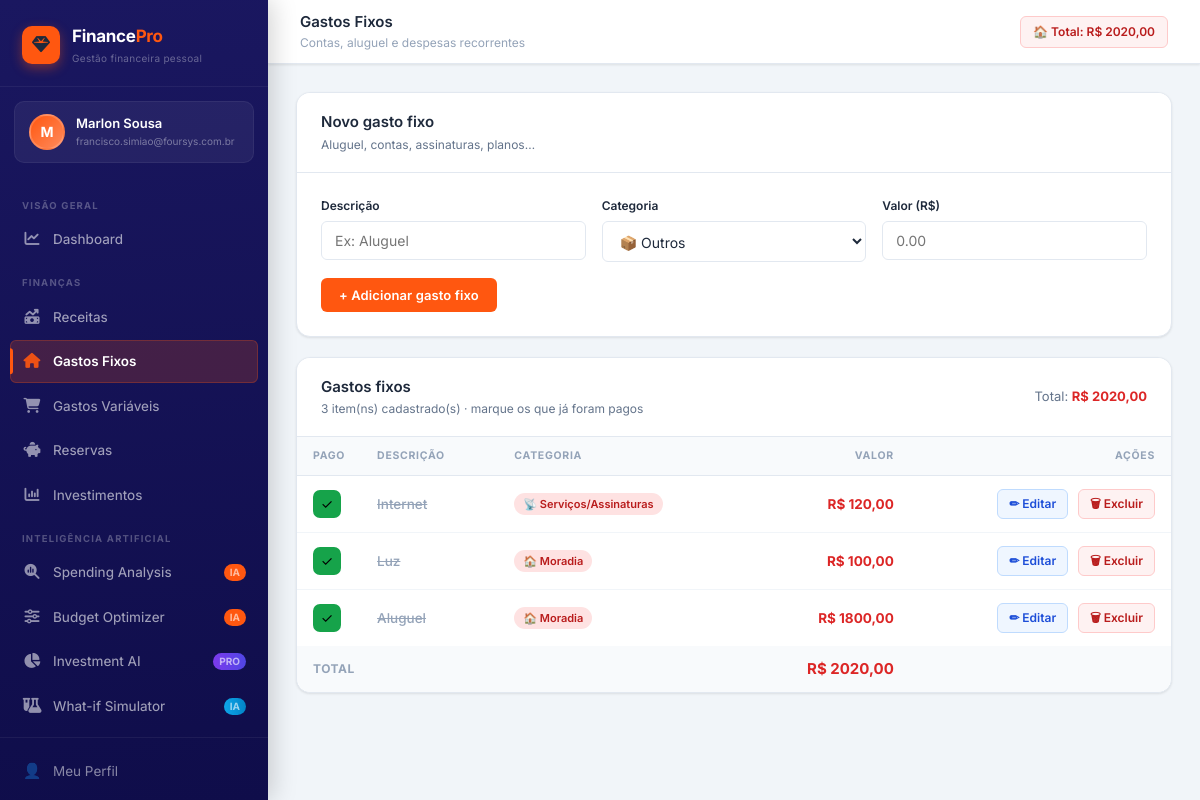
Page /gastos-fixos/ (signed in) on the committed database.
### accounts/models.py (models this page shows, shortened)
class User(AbstractBaseUser, PermissionsMixin):
    email = models.EmailField(unique=True, verbose_name='E-mail')
    first_name = models.CharField(max_length=100, verbose_name='Nome')
    last_name = models.CharField(max_length=100, blank=True, verbose_name='Sobrenome')
    photo = models.ImageField(
        upload_to='photos/',
        null=True, blank=True,
        verbose_name='Foto do perfil'
    )
    is_active = models.BooleanField(default=True)
    is_staff = models.BooleanField(default=False)
    date_joined = models.DateTimeField(auto_now_add=True)
    objects = UserManager()
    USERNAME_FIELD = 'email'
    REQUIRED_FIELDS = ['first_name']
    class Meta:
        verbose_name = 'Usuário'
        verbose_name_plural = 'Usuários'
    def get_full_name(self):
        return f'{self.first_name} {self.last_name}'.strip()

### finance/models.py (models this page shows, shortened)
class GastoFixo(models.Model):
    CAT_CHOICES = [
        ('moradia',    '🏠 Moradia'),
        ('transporte', '🚗 Transporte'),
        ('saude',      '💊 Saúde'),
        ('educacao',   '📚 Educação'),
        ('servicos',   '📡 Serviços/Assinaturas'),
        ('seguros',    '🛡️ Seguros'),
        ('outros',     '📦 Outros'),
    ]
    user       = models.ForeignKey(settings.AUTH_USER_MODEL, on_delete=models.CASCADE, related_name='gastos_fixos')
    nome       = models.CharField(max_length=200, verbose_name='Descrição')
    categoria  = models.CharField(max_length=30, choices=CAT_CHOICES, default='outros', verbose_name='Categoria')
    valor      = models.DecimalField(max_digits=12, decimal_places=2, verbose_name='Valor (R$)')
    pago       = models.BooleanField(default=False, verbose_name='Pago este mês')
    criado     = models.DateTimeField(auto_now_add=True)
    class Meta:
        verbose_name = 'Gasto Fixo'
        verbose_name_plural = 'Gastos Fixos'
        ordering = ['-criado']

### finance/views.py (the view)
# urls.py: path('gastos-fixos/',                     views.gastos_fixos,        name='gastos_fixos'),
@login_required
def gastos_fixos(request):
    form = GastoFixoForm(request.POST or None)
    if request.method == 'POST' and form.is_valid():
        obj = form.save(commit=False)
        obj.user = request.user
        obj.save()
        messages.success(request, 'Gasto fixo adicionado!')
        return redirect('gastos_fixos')
    items = request.user.gastos_fixos.all()
    total = items.aggregate(t=Sum('valor'))['t'] or Decimal('0')
    return render(request, 'finance/gastos_fixos.html', {
        'form': form, 'items': items, 'total': total, 'page': 'fixos'
    })

### finance/forms.py
class GastoFixoForm(forms.ModelForm):
    class Meta:
        model = GastoFixo
        fields = ['nome', 'categoria', 'valor']
        widgets = {
            'nome':      forms.TextInput(attrs={**_input, 'placeholder': 'Ex: Aluguel'}),
            'categoria': forms.Select(attrs=_select),
            'valor':     forms.NumberInput(attrs={**_input, 'placeholder': '0.00', 'step': '0.01', 'min': '0'}),
        }
        labels = {'nome': 'Descrição', 'categoria': 'Categoria', 'valor': 'Valor (R$)'}

### templates/finance/gastos_fixos.html (shortened to what this page needs)
{% extends 'base.html' %}
{% block page_title %}Gastos Fixos{% endblock %}
{% block page_sub %}Contas, aluguel e despesas recorrentes{% endblock %}
{% block header_right %}
<div class="header-chip" style="background:#fef2f2;border-color:#fecaca;color:#b91c1c;font-weight:600">
  🏠 Total: R$ {{ total|floatformat:2 }}
</div>
{% endblock %}
{% block content %}
<div class="section-card">
  <div class="section-header">
    <div class="section-header-text">
      <h3>Novo gasto fixo</h3>
      <p>Aluguel, contas, assinaturas, planos…</p>
    </div>
  </div>
  <div class="section-body">
    <form method="post" novalidate>
      <div class="form-row">
        {% for field in form %}
        <div class="form-group">
          <label for="{{ field.id_for_label }}">{{ field.label }}</label>
          {{ field }}
        </div>
        {% endfor %}
      </div>
      <div class="form-actions">
        <button type="submit" class="btn btn-primary">+ Adicionar gasto fixo</button>
      </div>
    </form>
  </div>
</div>
<div class="section-card">
  <div class="section-header">
    <div class="section-header-text">
      <h3>Gastos fixos</h3>
      <p>{{ items|length }} item(ns) cadastrado(s) · marque os que já foram pagos</p>
    </div>
    <div class="section-header-meta">
      Total: <strong class="text-danger">R$ {{ total|floatformat:2 }}</strong>
    </div>
  </div>
  {% if items %}
  <div class="table-wrap">
    <table>
      <thead>
        <tr>
          <th style="width:44px">Pago</th>
          <th>Descrição</th>
          <th>Categoria</th>
          <th class="text-right">Valor</th>
          <th class="text-right">Ações</th>
        </tr>
      </thead>
      <tbody>
        {% for r in items %}
        <tr id="row-{{ r.pk }}" class="{% if r.pago %}row-paid{% endif %}" style="{% if r.pago %}opacity:.6{% endif %}transition:opacity .2s">
          <td>
            <button
              onclick="togglePago({{ r.pk }}, this)"
              title="{% if r.pago %}Desmarcar como pago{% else %}Marcar como pago{% endif %}"
              style="width:28px;height:28px;border-radius:7px;border:2px solid {% if r.pago %}var(--success){% else %}var(--border){% endif %};background:{% if r.pago %}var(--success){% else %}white{% endif %};cursor:pointer;display:flex;align-items:center;justify-content:center;font-size:14px;transition:all .18s;flex-shrink:0"
              data-pago="{{ r.pago|yesno:'true,false' }}"
            >
              {% if r.pago %}✓{% else %}&nbsp;{% endif %}
            </button>
          </td>
          <td style="font-weight:500">
            <span id="nome-{{ r.pk }}" style="{% if r.pago %}text-decoration:line-through;color:var(--text-muted){% endif %}">{{ r.nome }}</span>
          </td>
          <td><span class="badge b-fixed">{{ r.get_categoria_display }}</span></td>
          <td class="text-right font-bold text-danger">R$ {{ r.valor|floatformat:2 }}</td>
          <td class="text-right" style="white-space:nowrap">
            <a href="{% url 'gasto_fixo_edit' r.pk %}" class="btn-icon-edit">✏ Editar</a>
            <a href="{% url 'gasto_fixo_delete' r.pk %}" class="btn-icon-del" style="margin-left:6px">🗑 Excluir</a>
          </td>
        </tr>
        {% endfor %}
      </tbody>
      <tfoot>
        <tr style="background:var(--surface-2)">
          <td colspan="3" style="padding:12px 16px;font-size:12px;font-weight:700;color:var(--text-muted);text-transform:uppercase;letter-spacing:.5px">Total</td>
          <td class="text-right" style="padding:12px 16px;font-size:15px;font-weight:700;color:var(--danger)">R$ {{ total|floatformat:2 }}</td>
          <td></td>
        </tr>
      </tfoot>
    </table>
  </div>
  {% else %}
  <div class="empty">
    <div class="empty-icon">🏠</div>
    <h3>Nenhum gasto fixo cadastrado</h3>
    <p>Adicione aluguel, internet, planos de saúde<br>e outras despesas recorrentes.</p>
  </div>
  {% endif %}
</div>
{% endblock %}

### templates/base.html (shortened to what this page needs)
<!DOCTYPE html>
<html lang="pt-BR">
<head>
<link rel="stylesheet" href="https://cdnjs.cloudflare.com/ajax/libs/font-awesome/6.5.0/css/all.min.css">
</head>
<body>
<div class="layout">
  <aside class="sidebar" id="sidebar">
    <div class="sidebar-logo">
      <div class="sidebar-logo-icon">
        <i class="fa-solid fa-gem"></i>
      </div>
      <div class="sidebar-logo-text">
        <h1>Finance<span>Pro</span></h1>
        <p>Gestão financeira pessoal</p>
      </div>
    </div>
    {% if user.is_authenticated %}
    <div class="sidebar-user">
      <div class="sidebar-avatar">
        {% if user.photo %}
          <img src="{{ user.photo.url }}" alt="">
        {% else %}
          {{ user.first_name|first|upper }}
        {% endif %}
      </div>
      <div class="sidebar-user-info">
        <div class="sidebar-user-name">{{ user.get_full_name }}</div>
        <div class="sidebar-user-role">{{ user.email }}</div>
      </div>
    </div>
    {% endif %}
    <nav class="sidebar-nav">
      <div class="nav-section">Visão Geral</div>
      <a href="{% url 'dashboard' %}" class="nav-item {% if page == 'dashboard' %}active{% endif %}">
        <span class="nav-icon">
          <i class="fa-solid fa-chart-line"></i>
        </span> Dashboard
      </a>
      <div class="nav-section">Finanças</div>
      <a href="{% url 'receitas' %}" class="nav-item {% if page == 'receitas' %}active{% endif %}">
        <span class="nav-icon">
  <i class="fa-solid fa-money-bill-trend-up"></i>
</span> Receitas
      </a>
      <a href="{% url 'gastos_fixos' %}" class="nav-item {% if page == 'fixos' %}active{% endif %}">
        <span class="nav-icon">
  <i class="fa-solid fa-house"></i>
</span> Gastos Fixos
      </a>
      <a href="{% url 'gastos_variaveis' %}" class="nav-item {% if page == 'variaveis' %}active{% endif %}">
        <span class="nav-icon">
  <i class="fa-solid fa-cart-shopping"></i>
</span> Gastos Variáveis
      </a>
      <a href="{% url 'reservas' %}" class="nav-item {% if page == 'reservas' %}active{% endif %}">
        <span class="nav-icon">
  <i class="fa-solid fa-piggy-bank"></i>
</span> Reservas
      </a>
      <a href="{% url 'investimentos' %}" class="nav-item {% if page == 'investimentos' %}active{% endif %}">
        <span class="nav-icon">
  <i class="fa-solid fa-chart-column"></i>
</span> Investimentos
      </a>
      <div class="nav-section">Inteligência Artificial</div>
      <a href="{% url 'spending_analysis' %}" class="nav-item {% if page == 'spending_analysis' %}active{% endif %}">
        <span class="nav-icon"><i class="fa-solid fa-magnifying-glass-chart"></i></span>
        Spending Analysis
        <span class="nav-badge">IA</span>
      </a>
      <a href="{% url 'budget_optimizer' %}" class="nav-item {% if page == 'budget_optimizer' %}active{% endif %}">
        <span class="nav-icon"><i class="fa-solid fa-sliders"></i></span>
        Budget Optimizer
        <span class="nav-badge">IA</span>
      </a>
      <a href="{% url 'investment_assistant' %}" class="nav-item {% if page == 'investment_assistant' %}active{% endif %}">
        <span class="nav-icon"><i class="fa-solid fa-chart-pie"></i></span>
        Investment AI
        <span class="nav-badge" style="background:linear-gradient(90deg,#7c3aed,#4f46e5)">PRO</span>
      </a>
      <a href="{% url 'whatif_simulator' %}" class="nav-item {% if page == 'whatif_simulator' %}active{% endif %}">
        <span class="nav-icon"><i class="fa-solid fa-flask-vial"></i></span>
        What-if Simulator
        <span class="nav-badge" style="background:linear-gradient(90deg,#0ea5e9,#0284c7)">IA</span>
      </a>
    </nav>
    <div class="sidebar-footer">
      <a href="{% url 'profile' %}" class="sidebar-footer-link">
        <span class="nav-icon">👤</span> Meu Perfil
      </a>
      <form method="post" action="{% url 'logout' %}" style="margin:0">
        <button type="submit" class="sidebar-footer-btn">
        </button>
      </form>
    </div>
  </aside>
  <div class="main">
    <header class="header">
      <div class="header-left">
        <div class="breadcrumb">
          <div>
            <div class="breadcrumb-current">{% block page_title %}FinancePro{% endblock %}</div>
            <div class="breadcrumb-sub">{% block page_sub %}{% endblock %}</div>
          </div>
        </div>
      </div>
      <div class="header-right">
        {% block header_right %}{% endblock %}
      </div>
    </header>
    <div class="content-wrapper">
      <div class="content">
        {% block content %}{% endblock %}
      </div>
    </div>
  </div>
</div>
</body>
</html>

### rows in the picture
User: first_name|first "M", get_full_name "Marlon Sousa", email "francisco.simiao@foursys.com.br"
GastoFixo: nome "Internet", categoria "📡 Serviços/Assinaturas", valor "120,00"
GastoFixo: {{ r.pk }} 2 (drawn), nome "Luz", categoria "🏠 Moradia", valor "100,00"
GastoFixo: nome "Aluguel", categoria "🏠 Moradia", valor "1800,00"

### other values in the picture
{{ total|floatformat:2 }} "2020,00"
{{ field.label }} "Descrição" "Categoria" "Valor (R$)"
{{ items|length }} "3"
